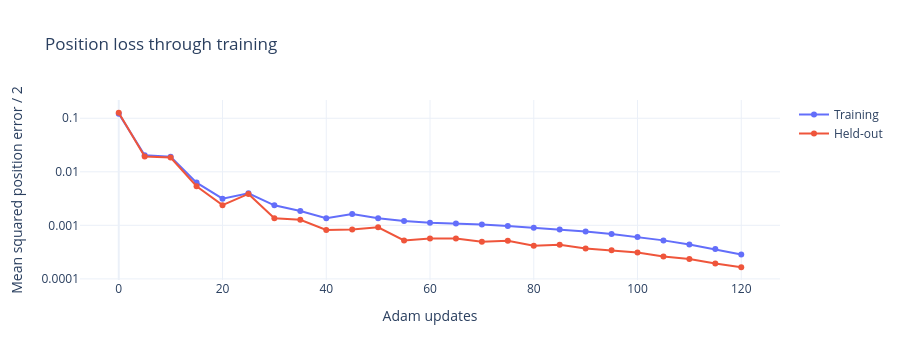

Notebook code cell kept with this figure:
### Markdown cell above
## 8. Comparing the results

After 120 weight updates, both training and validation position losses are
less than one percent of their initial values. The curves below report position error alone, leaving out the weight
penalty. Their vertical axis uses a logarithmic scale: moving from $0.01$
to $0.001$ means a tenfold reduction in loss. Hover over a point to read its
value and the number of Adam updates.

### Code cell
pio.renderers.default = "plotly_mimetype+notebook_connected"
loss_figure = go.Figure()
for label, field in (("Training", "train"), ("Held-out", "validation")):
    loss_figure.add_scatter(x=history["epoch"], y=history[field], mode="lines+markers", name=label)
loss_figure.update_layout(
    title="Position loss through training", xaxis_title="Adam updates",
    yaxis_title="Mean squared position error / 2",
    yaxis=dict(type="log", tickvals=[1e-4, 1e-3, 1e-2, 1e-1],
               ticktext=["0.0001", "0.001", "0.01", "0.1"]),
    template="plotly_white", height=360,
)
loss_figure.show()

### Figure 1 — Plotly figure (JSON) as saved in the notebook; plotly's stock layout.template omitted (floating-point values rounded to 4 significant figures)
{"data": [{"mode": "lines+markers", "name": "Training", "type": "scatter", "x": [0, 5, 10, 15, 20, 25, 30, 35, 40, 45, 50, 55, 60, 65, 70, 75, 80, 85, 90, 95, 100, 105, 110, 115, 120], "y": [0.122, 0.02035, 0.01916, 0.006286, 0.003145, 0.003981, 0.002363, 0.001847, 0.001362, 0.001621, 0.001356, 0.001202, 0.001122, 0.001088, 0.001038, 0.0009738, 0.0009061, 0.0008376, 0.000764, 0.0006873, 0.0006061, 0.0005236, 0.0004397, 0.0003596, 0.000286]}, {"mode": "lines+markers", "name": "Held-out", "type": "scatter", "x": [0, 5, 10, 15, 20, 25, 30, 35, 40, 45, 50, 55, 60, 65, 70, 75, 80, 85, 90, 95, 100, 105, 110, 115, 120], "y": [0.1268, 0.01927, 0.01846, 0.005386, 0.002384, 0.003867, 0.001354, 0.001268, 0.0008172, 0.0008381, 0.0009214, 0.0005231, 0.0005703, 0.0005697, 0.0004921, 0.0005145, 0.0004179, 0.000436, 0.0003694, 0.0003419, 0.0003117, 0.0002606, 0.0002359, 0.0001939, 0.0001649]}], "layout": {"height": 360, "title": {"text": "Position loss through training"}, "xaxis": {"title": {"text": "Adam updates"}}, "yaxis": {"ticktext": ["0.0001", "0.001", "0.01", "0.1"], "tickvals": [0.0001, 0.001, 0.01, 0.1], "title": {"text": "Mean squared position error / 2"}, "type": "log"}}}
